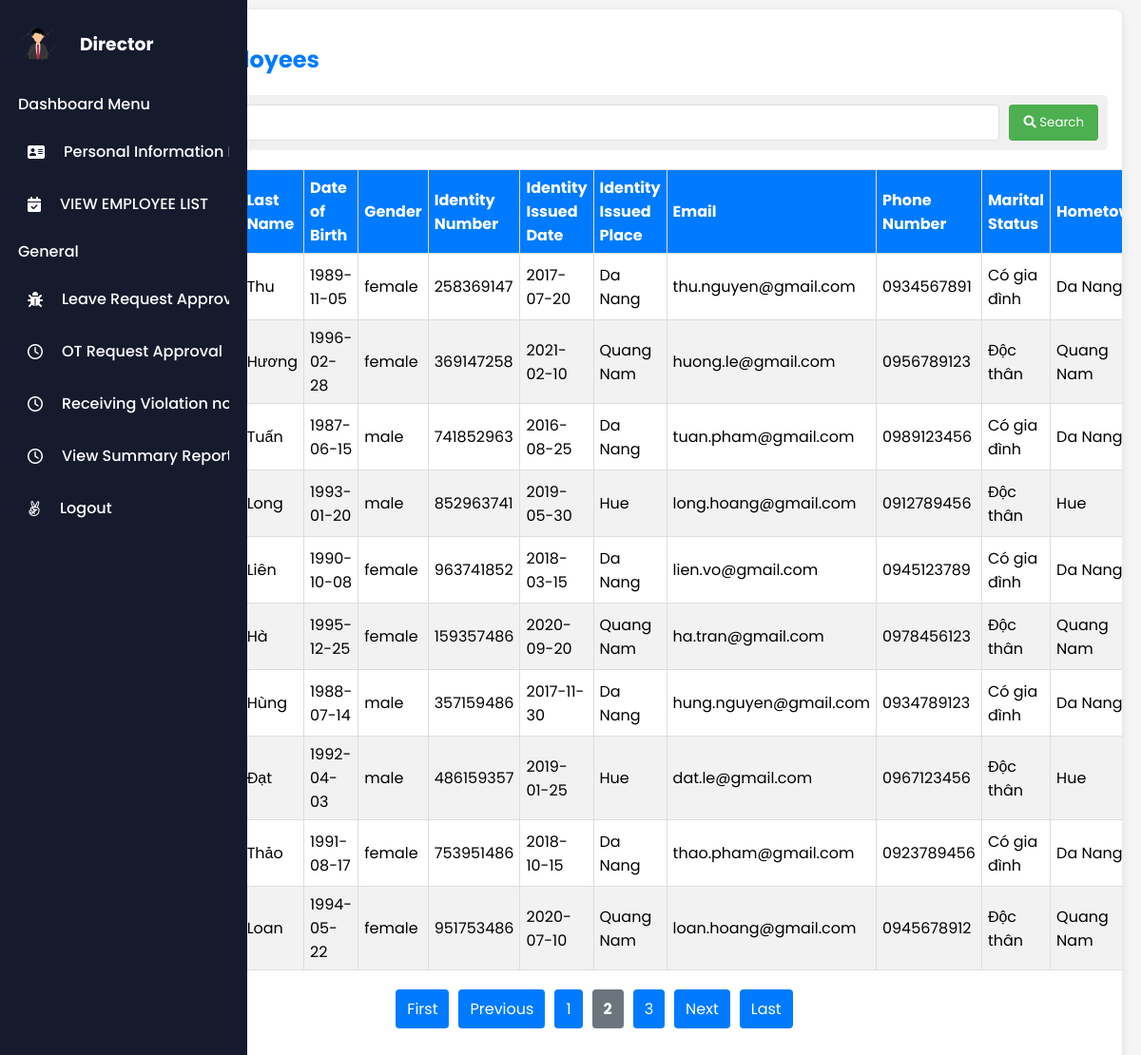
/index.php?action=viewEmployeeList&page=2 (signed in), run on the app's committed database.
### tables this page shows
CREATE TABLE `employee` (
  `EmployeeID` int(11) NOT NULL,
  `Username` varchar(50) NOT NULL,
  `Password` varchar(100) NOT NULL,
  `FirstName` varchar(50) DEFAULT NULL,
  `LastName` varchar(50) DEFAULT NULL,
  `DateOfBirth` date DEFAULT NULL,
  `Gender` enum('male','female','other') DEFAULT NULL,
  `IdentityNumber` varchar(20) DEFAULT NULL,
  `IdentityIssuedDate` date DEFAULT NULL,
  `IdentityIssuedPlace` varchar(100) DEFAULT NULL,
  `Email` varchar(100) DEFAULT NULL,
  `PhoneNumber` varchar(20) DEFAULT NULL,
  `MaritalStatus` enum('Có gia đình','Độc thân') DEFAULT NULL,
  `Hometown` varchar(100) DEFAULT NULL,
  `PlaceOfBirth` varchar(100) DEFAULT NULL,
  `Nationality` varchar(50) DEFAULT NULL,
  `Role` enum('giam doc','nhan vien','ke toan','admin') DEFAULT NULL,
  `BaseSalary` decimal(15,2) NOT NULL DEFAULT 0.00
);

### controllers/EmployeeController.php (called while the page is built, shortened)
<?php
require_once 'models/EmployeeModel.php';
class EmployeeController {
    private $employeeModel;
    public function __construct($pdo) {
        $this->employeeModel = new EmployeeModel($pdo);
    }
    public function viewEmployeeList() {
        $searchName = isset($_GET['search']) ? $_GET['search'] : '';
        $employees = $this->employeeModel->getEmployees($searchName);
        require 'views/view_employee_list.php';
    }
}
?>

### models/EmployeeModel.php (called while the page is built, shortened)
<?php
class EmployeeModel {
    private $pdo;
    public function __construct($pdo) {
        $this->pdo = $pdo;
    }
    public function getEmployees($searchName = '') {
        $sql = "SELECT *, CONCAT(FirstName, ' ', LastName) as FullName
                FROM employee
                WHERE Role != 'giam doc'";
        $params = [];
        $stmt = $this->pdo->prepare($sql);
        $stmt->execute($params);
        return $stmt->fetchAll(PDO::FETCH_ASSOC);
    }
}
?>

### views/view_employee_list.php (the view, shortened to what this page needs)
<!DOCTYPE html>
<html lang="en">
<head>
    <link rel="stylesheet" href="assets/css/Director/view_employee_list.css">
</head>
<body>
    <div class="sidebar" id="sidebar">
        <?php include 'views/layouts/sidebar_director.php'; ?>
    </div>
    <div class="content" id="content">
        <div class="container">
            <h1 class="page-title">
                <i class="fas fa-users"></i> List of Employees
            </h1>
            <div class="search-filter-container">
                <form method="GET" action="index.php" class="search-filter-form">
                    <div class="search-box">
                        <input type="text"
                               name="search"
                               placeholder="Tìm kiếm theo tên ..."
                               value="<?php echo isset($_GET['search']) ? htmlspecialchars($_GET['search']) : ''; ?>"
                        >
                        <button type="submit" class="search-btn">
                            <i class="fas fa-search"></i> Search
                        </button>
                    </div>
                </form>
            </div>
            <div class="table-container">
                <table>
                    <thead>
                        <tr>
                            <th>Employee ID</th>
                            <th>First Name</th>
                            <th>Last Name</th>
                            <th>Date of Birth</th>
                            <th>Gender</th>
                            <th>Identity Number</th>
                            <th>Identity Issued Date</th>
                            <th>Identity Issued Place</th>
                            <th>Email</th>
                            <th>Phone Number</th>
                            <th>Marital Status</th>
                            <th>Hometown</th>
                        </tr>
                    </thead>
                    <tbody>
                        <?php
                        $itemsPerPage = 10;
                        $totalEmployees = count($employees);
                        $totalPages = ceil($totalEmployees / $itemsPerPage);
                        $currentPage = isset($_GET['page']) ? (int)$_GET['page'] : 1;
                        $start = ($currentPage - 1) * $itemsPerPage;
                        $employeesOnPage = array_slice($employees, $start, $itemsPerPage);
                        ?>
                        <?php if (!empty($employeesOnPage)): ?>
                            <?php foreach ($employeesOnPage as $employee): ?>
                                <tr>
                                    <td><?php echo htmlspecialchars($employee['EmployeeID']); ?></td>
                                    <td><?php echo htmlspecialchars($employee['FirstName']); ?></td>
                                    <td><?php echo htmlspecialchars($employee['LastName']); ?></td>
                                    <td><?php echo htmlspecialchars($employee['DateOfBirth']); ?></td>
                                    <td><?php echo htmlspecialchars($employee['Gender']); ?></td>
                                    <td><?php echo htmlspecialchars($employee['IdentityNumber']); ?></td>
                                    <td><?php echo htmlspecialchars($employee['IdentityIssuedDate']); ?></td>
                                    <td><?php echo htmlspecialchars($employee['IdentityIssuedPlace']); ?></td>
                                    <td><?php echo htmlspecialchars($employee['Email']); ?></td>
                                    <td><?php echo htmlspecialchars($employee['PhoneNumber']); ?></td>
                                    <td><?php echo htmlspecialchars($employee['MaritalStatus']); ?></td>
                                    <td><?php echo htmlspecialchars($employee['Hometown']); ?></td>
                                </tr>
                            <?php endforeach; ?>
                        <?php else: ?>
                            <tr>
                                <td colspan="7">No data available.</td>
                            </tr>
                        <?php endif; ?>
                    </tbody>
                </table>
            </div>
            <div class="pagination">
                <?php if ($currentPage > 1): ?>
                    <a href="?action=viewEmployeeList&page=1<?= isset($_GET['search']) ? '&search=' . urlencode($_GET['search']) : '' ?>">First</a>
                    <a href="?action=viewEmployeeList&page=<?= $currentPage - 1 ?><?= isset($_GET['search']) ? '&search=' . urlencode($_GET['search']) : '' ?>">Previous</a>
                <?php endif; ?>
                <?php for ($i = 1; $i <= $totalPages; $i++): ?>
                    <?php if ($i == $currentPage): ?>
                        <strong><?= $i ?></strong>
                    <?php else: ?>
                        <a href="?action=viewEmployeeList&page=<?= $i ?><?= isset($_GET['search']) ? '&search=' . urlencode($_GET['search']) : '' ?>"><?= $i ?></a>
                    <?php endif; ?>
                <?php endfor; ?>
                <?php if ($currentPage < $totalPages): ?>
                    <a href="?action=viewEmployeeList&page=<?= $currentPage + 1 ?><?= isset($_GET['search']) ? '&search=' . urlencode($_GET['search']) : '' ?>">Next</a>
                    <a href="?action=viewEmployeeList&page=<?= $totalPages ?><?= isset($_GET['search']) ? '&search=' . urlencode($_GET['search']) : '' ?>">Last</a>
                <?php endif; ?>
            </div>
        </div>
    </div>
</body>
</html>

### assets/css/Director/view_employee_list.css (style rules this page uses)
body { font-family: Arial, sans-serif; background-color: #f4f4f4; margin: 0; display: flex; }
.sidebar { width: 200px; background-color: #007BFF; color: white; padding: 20px; height: 100vh; position: fixed; }
.content { margin-left: 60px; padding: 10px; width: calc(100% - 70px); }
h1 { color: #007BFF; margin: 20px 0; }
.container { background-color: white; border-radius: 8px; box-shadow: 0 2px 10px rgba(0, 0, 0, 0.1); padding: 15px; overflow-x: auto; margin-left: 0; }
table { width: 100%; border-collapse: collapse; margin-top: 10px; }
th, td { padding: 6px; text-align: left; border: 1px solid #ddd; }
th { background-color: #007BFF; color: white; }
tr:nth-child(even) { background-color: #f2f2f2; }
.search-filter-container { margin-bottom: 20px; display: flex; }
.search-filter-form { display: flex; width: 100%; }
.search-box { flex: 1; display: flex; gap: 10px; background-color: #f0f0f0; padding: 10px; border-radius: 5px; }
.search-box input { flex: 1; padding: 8px; border: 1px solid #ddd; border-radius: 4px; }
.search-btn { background-color: #4CAF50; color: white; border: none; padding: 8px 15px; border-radius: 4px; cursor: pointer; }
.page-title { display: flex; align-items: center; gap: 10px; color: #007BFF; margin: 20px 0; font-size: 24px; }
.pagination { display: flex; justify-content: center; margin: 20px 0; }
.pagination a { margin: 0 5px; padding: 8px 12px; background-color: #007bff; color: white; text-decoration: none; border-radius: 4px; }
.pagination strong { margin: 0 5px; padding: 8px 12px; background-color: #6c757d; color: white; border-radius: 4px; }

### assets/css/sidebar_dirrector.css (style rules this page uses)
* { margin: 0; padding: 0; box-sizing: border-box; font-family: "Poppins", sans-serif; }
body { min-height: 100vh; background: #f0f4ff; font-family: Arial, sans-serif; margin: 0; padding: 0; background-color: #f5f5f5; }
.sidebar { position: fixed; top: 0; left: 0; height: 100%; width: 80px; display: flex; overflow-x: hidden; flex-direction: column; background: #161a2d; padding: 25px 19px; transition: all 0.4s ease; }

### data on the page
employee: LastName "Thu", DateOfBirth "1989-11-05", Gender "female", IdentityNumber "258369147", IdentityIssuedDate "2017-07-20", IdentityIssuedPlace "Da Nang", Email "thu.nguyen@gmail.com", PhoneNumber "0934567891", MaritalStatus "Có gia đình", Hometown "Da Nang"
employee: LastName "Hương", DateOfBirth "1996-02-28", Gender "female", IdentityNumber "369147258", IdentityIssuedDate "2021-02-10", IdentityIssuedPlace "Quang Nam", Email "huong.le@gmail.com", PhoneNumber "0956789123", MaritalStatus "Độc thân", Hometown "Quang Nam"
employee: LastName "Tuấn", DateOfBirth "1987-06-15", Gender "male", IdentityNumber "741852963", IdentityIssuedDate "2016-08-25", IdentityIssuedPlace "Da Nang", Email "tuan.pham@gmail.com", PhoneNumber "0989123456", MaritalStatus "Có gia đình", Hometown "Da Nang"
employee: LastName "Long", DateOfBirth "1993-01-20", Gender "male", IdentityNumber "852963741", IdentityIssuedDate "2019-05-30", IdentityIssuedPlace "Hue", Email "long.hoang@gmail.com", PhoneNumber "0912789456", MaritalStatus "Độc thân", Hometown "Hue"
employee: LastName "Liên", DateOfBirth "1990-10-08", Gender "female", IdentityNumber "963741852", IdentityIssuedDate "2018-03-15", IdentityIssuedPlace "Da Nang", Email "lien.vo@gmail.com", PhoneNumber "0945123789", MaritalStatus "Có gia đình", Hometown "Da Nang"
employee: LastName "Hà", DateOfBirth "1995-12-25", Gender "female", IdentityNumber "159357486", IdentityIssuedDate "2020-09-20", IdentityIssuedPlace "Quang Nam", Email "ha.tran@gmail.com", PhoneNumber "0978456123", MaritalStatus "Độc thân", Hometown "Quang Nam"
employee: LastName "Hùng", DateOfBirth "1988-07-14", Gender "male", IdentityNumber "357159486", IdentityIssuedDate "2017-11-30", IdentityIssuedPlace "Da Nang", Email "hung.nguyen@gmail.com", PhoneNumber "0934789123", MaritalStatus "Có gia đình", Hometown "Da Nang"
employee: LastName "Đạt", DateOfBirth "1992-04-03", Gender "male", IdentityNumber "486159357", IdentityIssuedDate "2019-01-25", IdentityIssuedPlace "Hue", Email "dat.le@gmail.com", PhoneNumber "0967123456", MaritalStatus "Độc thân", Hometown "Hue"
employee: LastName "Thảo", DateOfBirth "1991-08-17", Gender "female", IdentityNumber "753951486", IdentityIssuedDate "2018-10-15", IdentityIssuedPlace "Da Nang", Email "thao.pham@gmail.com", PhoneNumber "0923789456", MaritalStatus "Có gia đình", Hometown "Da Nang"
employee: LastName "Loan", DateOfBirth "1994-05-22", Gender "female", IdentityNumber "951753486", IdentityIssuedDate "2020-07-10", IdentityIssuedPlace "Quang Nam", Email "loan.hoang@gmail.com", PhoneNumber "0945678912", MaritalStatus "Độc thân", Hometown "Quang Nam"
